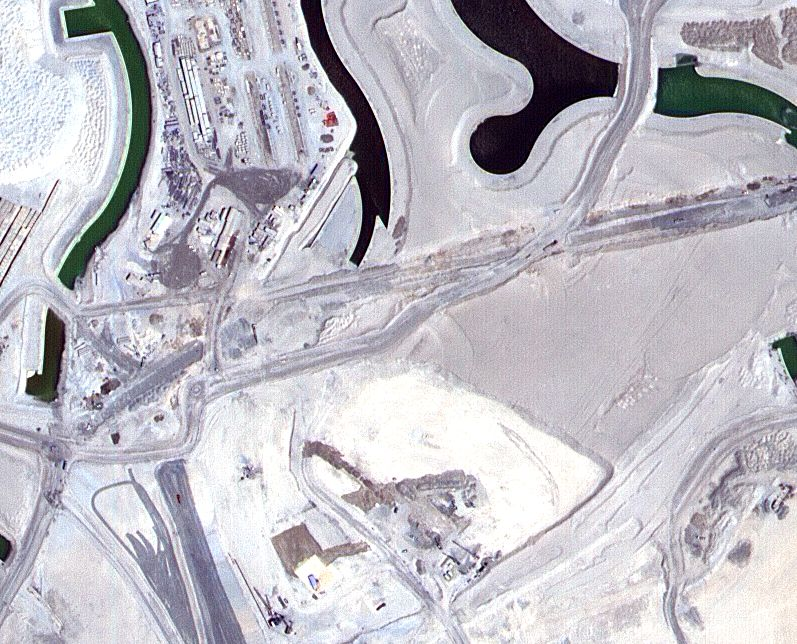
#> input picture data/TestSubsets/DubaiSemanticSegmentationDataset/Tile 1/images/image_part_001.jpg, 797 x 644 px, found by its file name; its folder holds only this picture in this run
$ jupyter execute --allow-errors inria-example.ipynb   (shell and % lines are left out)
#> lines starting #> are read from the running program, lines starting #| are printed output that depends on the picture
[cell 1]
import numpy as np
import buzzard as buzz
import matplotlib.pyplot as plt
from os import listdir
from os.path import isfile, join
import tqdm
import os

[cell 2]
import numpy as np
from tensorflow.keras.utils import Sequence
import cv2 as cv

[cell 3]
image_size = 256
data_folder = "../input/inria-aerial-image-labeling-dataset/AerialImageDataset"
train_folder_final = "./train"

src_train_folder = os.path.join(data_folder, "train", "images")
src_train_folder_gt = os.path.join(data_folder, "train", "gt")
src_test_folder = os.path.join(data_folder, "test", "images")

src_train_images = os.listdir(src_train_folder)
src_test_images = os.listdir(src_test_folder)

train_folder_root = os.path.join(train_folder_final.format(image_size, image_size))
train_folder = os.path.join(train_folder_root, "images")
train_folder_gt = os.path.join(train_folder_root, "gt")


# [5 lines left out: function create_gaussian, not called in this run]


class DataAugmentation(Sequence):

    # [45 lines left out: function __init__, not called in this run]

    def __len__(self):
        return int(np.ceil(len(self.images) / self.batch_size))

    # [93 lines left out: functions __getitem__, get_random_transform, transform, inverse_transform, test_data_augmentation, not called in this run]

[cell 4]
import numpy as np
import cv2 as cv
import shutil
import math

master_size = 1000
overlap = 0.3
threshold = 0.45

test = False

count = math.ceil((master_size - image_size * overlap) / (image_size * (1 - overlap)))
step = (master_size - image_size * overlap) / count
print("count =", count, ", step =", step)

if not os.path.exists(train_folder_root):
    os.makedirs(train_folder_root)

if not os.path.exists(train_folder):
    os.makedirs(train_folder)
else:
    shutil.rmtree(train_folder)

if not os.path.exists(train_folder_gt):
    os.makedirs(train_folder_gt)
else:
    shutil.rmtree(train_folder_gt)

for filename in src_train_images:
    print(filename)
    master_img = cv.imread(os.path.join(src_train_folder, filename))
#> master_img is the input picture: shape (644, 797, 3); mean B, G, R 196.2, 188, 190
    master_img_gt = cv.imread(os.path.join(src_train_folder_gt, filename))

    for i in range(count):
        if i < count - 1:
            y = round(i * step)
        else:
            y = master_size - image_size

        for j in range(count):
            if j < count - 1:
                x = round(j * step)
            else:
                x = master_size - image_size

            img = master_img[y : y + image_size, x : x + image_size]
            img_gt = master_img_gt[y : y + image_size, x : x + image_size]

            img_fname = "{}_{}_{}.{}".format(filename[:-4], i, j, "jpg")
            img_gt_fname = "{}_{}_{}.{}".format(filename[:-4], i, j, "png")
            cv.imwrite(os.path.join(train_folder, img_fname), img)
            cv.imwrite(os.path.join(train_folder_gt, img_gt_fname), img_gt)
#> this loop made 6 passes
#> pass 1, `cv.imwrite(os.path.join(train_folder, img_fname), img)`:
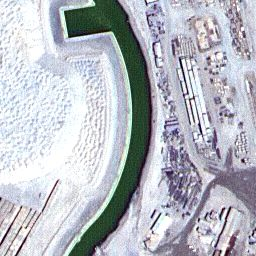
#> saved as image_part_001_0_0.jpg: shape (256, 256, 3); mean B, G, R 194.2, 186.3, 183.1
#> pass 1, `cv.imwrite(os.path.join(train_folder, img_fname), img)`:
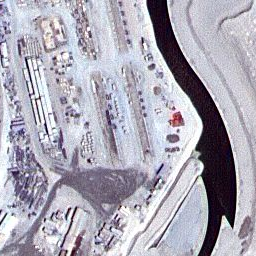
#> saved as image_part_001_0_1.jpg: shape (256, 256, 3); mean B, G, R 181.7, 168.9, 171.7
#> pass 1, `cv.imwrite(os.path.join(train_folder, img_fname), img)`:
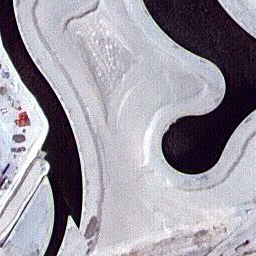
#> saved as image_part_001_0_2.jpg: shape (256, 256, 3); mean B, G, R 163.3, 152.7, 156.7
#> pass 1, `cv.imwrite(os.path.join(train_folder, img_fname), img)`:
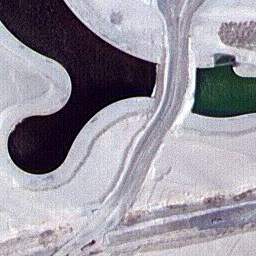
#> saved as image_part_001_0_3.jpg: shape (256, 256, 3); mean B, G, R 159.1, 148.8, 152.1

[cell 5]
import cv2
from matplotlib import pyplot as plt

image = cv2.imread("./train/images/austin1_1_0.jpg")
#> (the rest of this cell did not finish here and is left out)

[cell 6]
import numpy as np
import pandas as pd
import matplotlib.pyplot as plt
import os
from sklearn.model_selection import train_test_split

import torch
import torch.nn as nn
from torch.utils.data import Dataset, DataLoader
from torchvision import transforms as T
import torchvision
import torch.nn.functional as F
from torch.autograd import Variable

from PIL import Image
import cv2
import albumentations as A

import time
from tqdm.notebook import tqdm
from torchsummary import summary
import segmentation_models_pytorch as smp

#> (the rest of this cell did not finish here and is left out)

[cell 7]
images = "./train/images/"
targets = "./train/gt/"

n_classes = 2


def _df_():
    name = []
    for dirname, _, filenames in os.walk(images):
        for filename in filenames:
            name.append(filename.split(".")[0])

        return pd.DataFrame({"id": name}, index=np.arange(0, len(name)))


df = _df_()
print(len(df))

#> (a cell that did not finish here is left out)

[cell 9]
img = Image.open(images + df["id"][0] + ".jpg")
targ = Image.open(targets + df["id"][0] + ".png")

print("Image Size", np.asarray(img).shape)
#| Image Size (644, 797, 3)
print("Mask Size", np.asarray(targ).shape)
#| Mask Size (644, 797, 3)

plt.figure(figsize=(10, 10))
plt.imshow(img)
plt.imshow(targ, alpha=0.4)
plt.show()

$ run again, on data/TestSubsets/DubaiSemanticSegmentationDataset/Tile 1/images/image_part_005.jpg
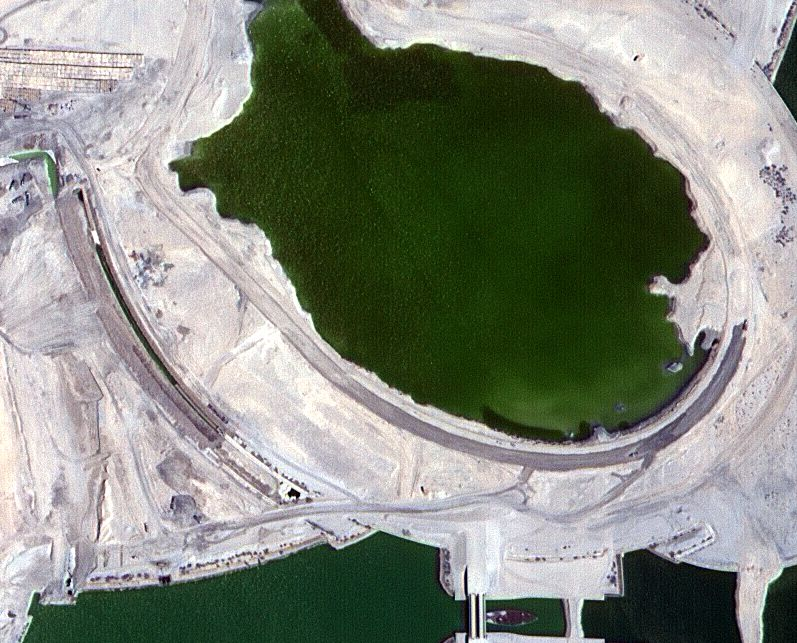
#> input picture data/TestSubsets/DubaiSemanticSegmentationDataset/Tile 1/images/image_part_005.jpg, 797 x 643 px, found by its file name
#> master_img is the input picture: shape (643, 797, 3); mean B, G, R 127.1, 137.8, 133.5
#> the loop `for i in range(count):` made 6 passes
#> pass 1, `cv.imwrite(os.path.join(train_folder, img_fname), img)`:
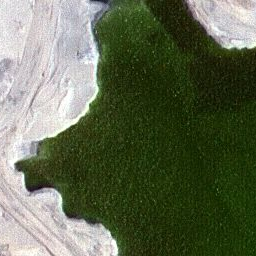
#> saved as image_part_005_0_1.jpg: shape (256, 256, 3); mean B, G, R 81.4, 105.8, 97.2
#> pass 1, `cv.imwrite(os.path.join(train_folder, img_fname), img)`:
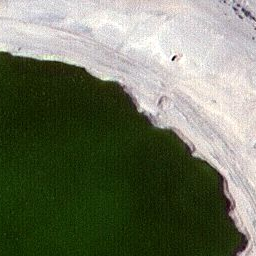
#> saved as image_part_005_0_3.jpg: shape (256, 256, 3); mean B, G, R 96.4, 117.2, 110.7
#| Image Size (643, 797, 3)
#| Mask Size (643, 797, 3)

$ run again, on data/TestSubsets/DubaiSemanticSegmentationDataset/Tile 1/images/image_part_006.jpg
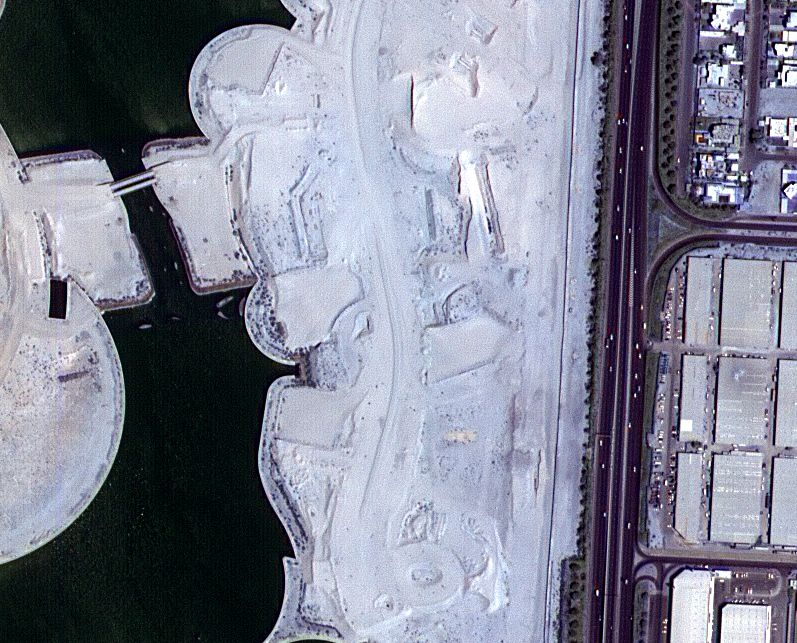
#> input picture data/TestSubsets/DubaiSemanticSegmentationDataset/Tile 1/images/image_part_006.jpg, 797 x 643 px, found by its file name
#> master_img is the input picture: shape (643, 797, 3); mean B, G, R 146.3, 129.9, 127.2
#> the loop `for i in range(count):` made 6 passes
#> pass 1, `cv.imwrite(os.path.join(train_folder, img_fname), img)`:
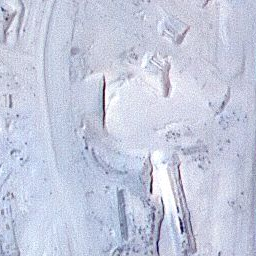
#> saved as image_part_006_0_2.jpg: shape (256, 256, 3); mean B, G, R 222.2, 202.3, 196.7
#> pass 1, `cv.imwrite(os.path.join(train_folder, img_fname), img)`:
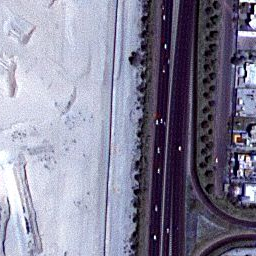
#> saved as image_part_006_0_3.jpg: shape (256, 256, 3); mean B, G, R 151.4, 129.9, 131.9
#| Image Size (643, 797, 3)
#| Mask Size (643, 797, 3)

$ run again, on data/TestSubsets/DubaiSemanticSegmentationDataset/Tile 1/images/image_part_007.jpg
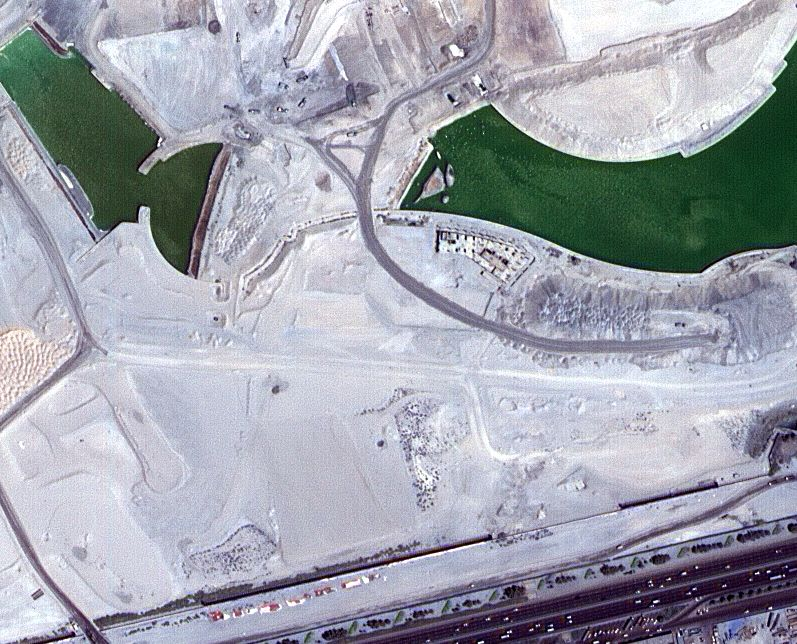
#> input picture data/TestSubsets/DubaiSemanticSegmentationDataset/Tile 1/images/image_part_007.jpg, 797 x 644 px, found by its file name
#> master_img is the input picture: shape (644, 797, 3); mean B, G, R 173.9, 164, 160.6
#> the loop `for i in range(count):` made 6 passes
#> pass 1, `cv.imwrite(os.path.join(train_folder, img_fname), img)`:
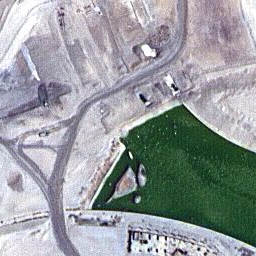
#> saved as image_part_007_0_2.jpg: shape (256, 256, 3); mean B, G, R 158.9, 155.7, 151.3
#> pass 1, `cv.imwrite(os.path.join(train_folder, img_fname), img)`:
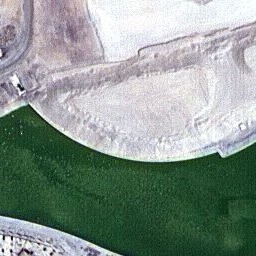
#> saved as image_part_007_0_3.jpg: shape (256, 256, 3); mean B, G, R 142.4, 149.7, 136.5
#| Image Size (644, 797, 3)
#| Mask Size (644, 797, 3)

$ run again, on data/TestSubsets/DubaiSemanticSegmentationDataset/Tile 1/images/image_part_002.jpg
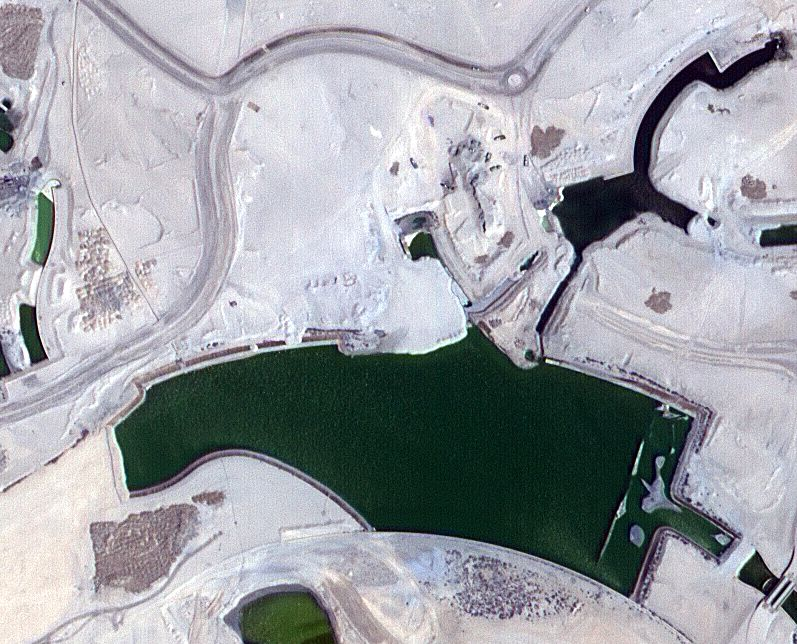
#> input picture data/TestSubsets/DubaiSemanticSegmentationDataset/Tile 1/images/image_part_002.jpg, 797 x 644 px, found by its file name
#> master_img is the input picture: shape (644, 797, 3); mean B, G, R 167.8, 162, 158.9
#> the loop `for i in range(count):` made 6 passes
#> pass 1, `cv.imwrite(os.path.join(train_folder, img_fname), img)`:
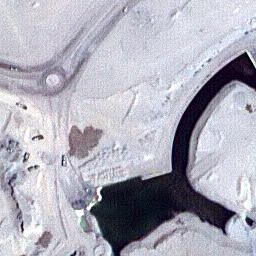
#> saved as image_part_002_0_3.jpg: shape (256, 256, 3); mean B, G, R 185.7, 173.7, 174.6
#| Image Size (644, 797, 3)
#| Mask Size (644, 797, 3)
